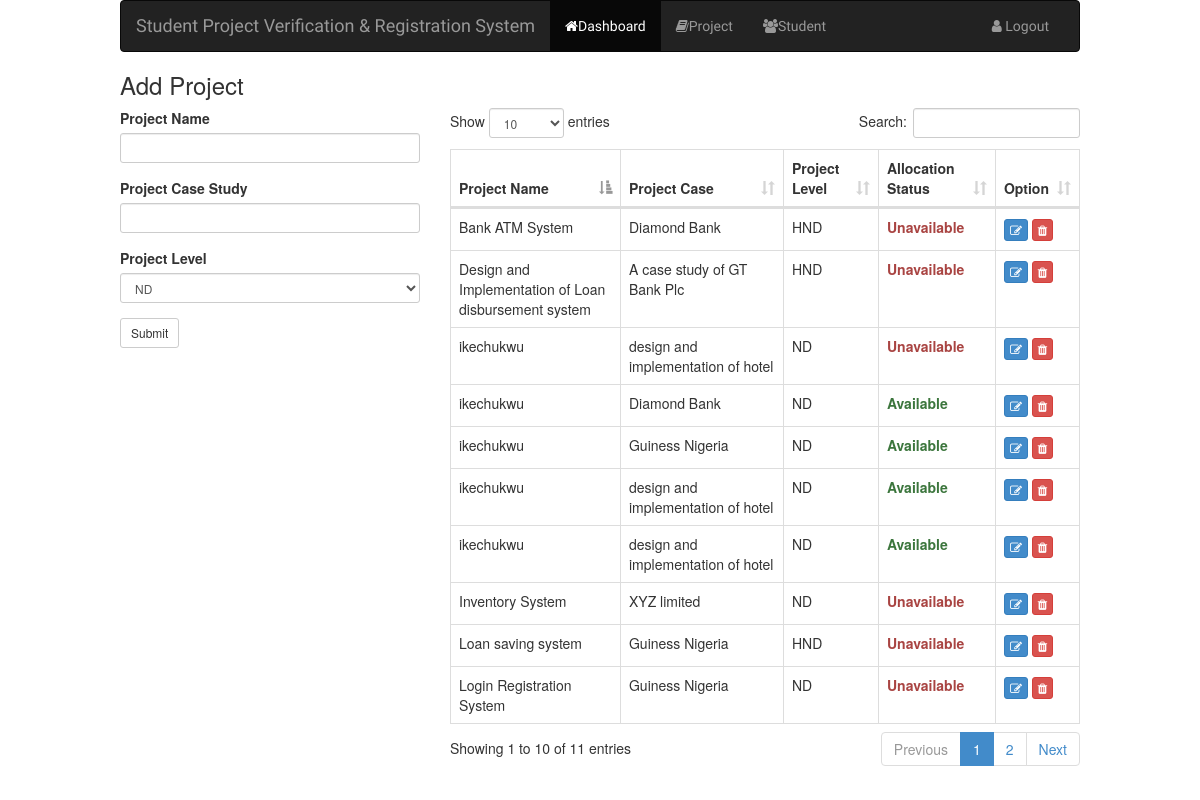
The app's page /create-project.php with its own data.
### tables this page shows
CREATE TABLE IF NOT EXISTS `project` (
  `id` int(11) NOT NULL AUTO_INCREMENT,
  `project_name` varchar(255) NOT NULL,
  `project_case` varchar(255) NOT NULL,
  `project_level` varchar(50) NOT NULL,
  `allocation` tinyint(1) NOT NULL DEFAULT '0',
  PRIMARY KEY (`id`)
);

### all_project.php (the view)
<table class="table table-bordered table-hover project_table">
	<thead>
		<tr>
			<th>Project Name</th>
			<th>Project Case</th>
			<th>Project Level</th>
			<th>Allocation Status</th>
			<th>Option</th>
		</tr>
	</thead>
	<tbody>
		<?php
           $query = $db->query("SELECT * FROM project") or die(mysql_error());
             $rows = $query->fetchAll(PDO::FETCH_OBJ);
             foreach($rows as $row){
               $project_name = $row->project_name;
               $project_case = $row->project_case;
               $project_level = $row->project_level;
               $allocation = $row->allocation;
    ?>
            <tr>
             	<td><?php echo $project_name; ?></td>
             	<td><?php echo $project_case; ?></td>
             	<td><?php echo $project_level; ?></td>
             	<td><?php echo ($allocation == 0)? '<label class="text-success">Available</label>':'<label class="text-danger">Unavailable</label>' ?>
             	</td>
             	<td>
             	    <a class="btn btn-xs btn-primary" href="editproject.php?id=<?php echo $row->id; ?>"><i class="fa fa-edit"></i></a>
             		  <a class="btn btn-xs btn-danger" onclick="return confirm('Are you sure you want to delete project? ')" href="deleteproject.php?id=<?php echo $row->id; ?>"><i class="fa fa-trash"></i></a>
             	</td>
             </tr>
    <?php
           }
		?>
	</tbody>
</table>

### css/style.css (style rules this page uses)
body { width: 80%; margin-left: 10%; }

### records on screen
project: project_name "Design and Implementation of Loan disbursement system", project_case "A case study of GT Bank Plc", project_level "HND", allocation "Unavailable"
project: project_name "Loan saving system", project_case "Guiness Nigeria", project_level "HND", allocation "Unavailable"
project: project_name "Bank ATM System", project_case "Diamond Bank", project_level "HND", allocation "Unavailable"
project: project_name "Login Registration System", project_case "Guiness Nigeria", project_level "ND", allocation "Unavailable"
project: project_name "Inventory System", project_case "XYZ limited", project_level "ND", allocation "Unavailable"
project: project_name "ikechukwu", project_case "design and implementation of hotel", project_level "ND", allocation "Unavailable"
project: project_name "ikechukwu", project_case "Diamond Bank", project_level "ND", allocation "Available"
project: project_name "ikechukwu", project_case "Guiness Nigeria", project_level "ND", allocation "Available"
project: project_name "ikechukwu", project_case "design and implementation of hotel", project_level "ND", allocation "Available"
project: project_name "ikechukwu", project_case "design and implementation of hotel", project_level "ND", allocation "Available"

### other values on screen
PROJECT_NAME "Student Project Verification & Registration System"
